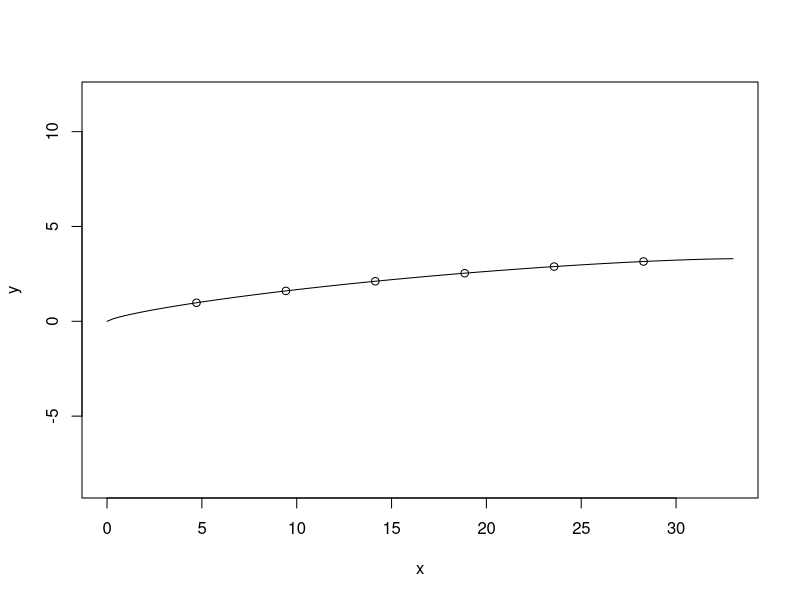

The R source for this figure:
OD <- 6.6 #m, outer diameter
R <- OD/2 # outer radius
L <- 5*OD

# LD Haack shape:
theta <- function(x) acos(1-2*x/L)
y <- function(x) R/sqrt(pi)*sqrt(theta(x)-sin(2*theta(x))/2)#von Karman ogive
plot(y, xlim=c(0,L), asp=1)
x_samp <- (1:6)/7*L
points(x_samp,y(x_samp))
stations <- data.frame(position=x_samp, diameter=2*y(x_samp))
cat('Make your stations with these dimensions:\n')
print(stations)
